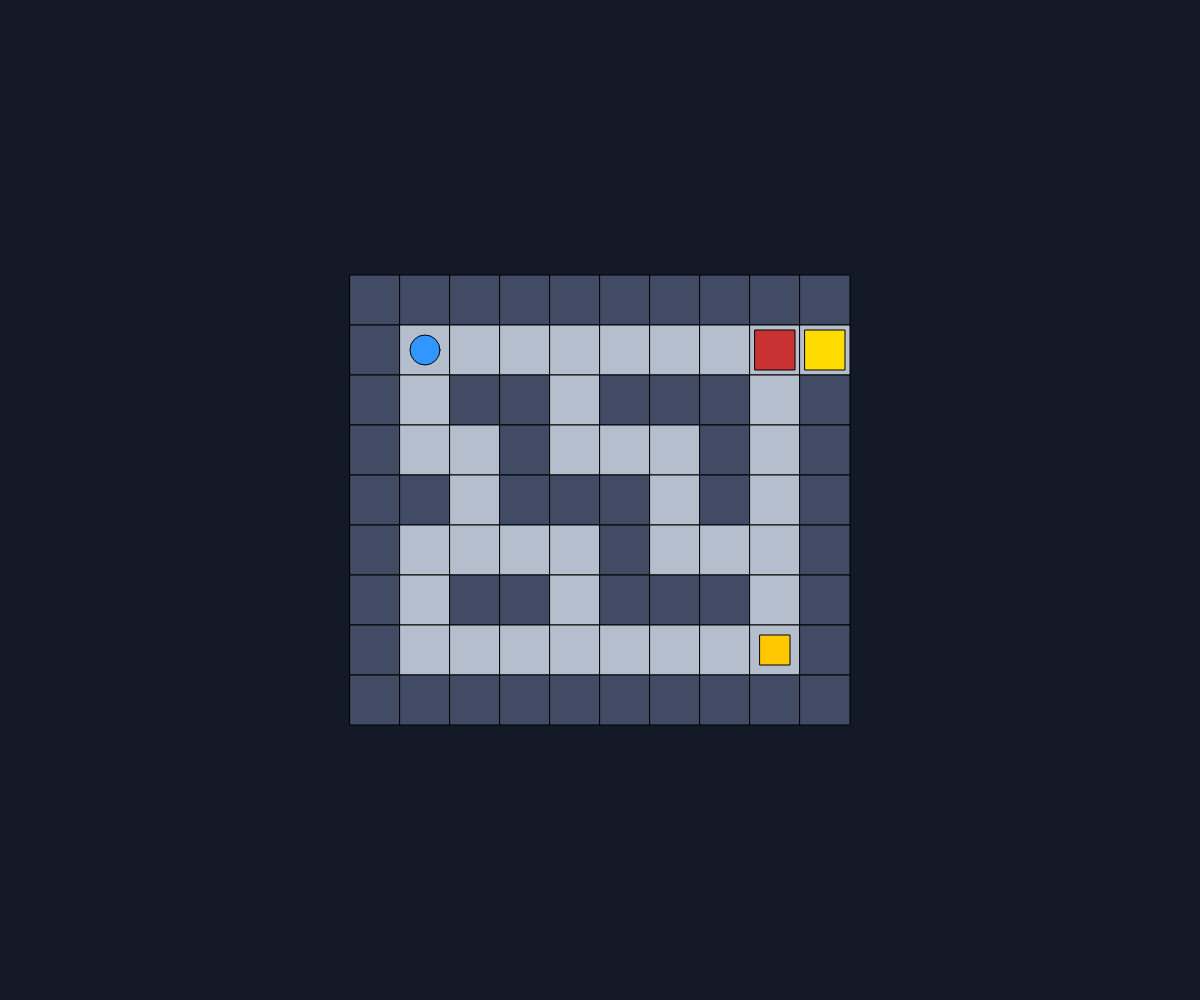
Frame 1 (no input)
Frame 60 (no input): identical to frame 1, image omitted
Frame 120 (the mouse pressed at the canvas centre since frame 60): identical to frame 1, image omitted

The p5.js sketch that drew this single still picture (run headless with seeded random() and noise() and a simulated clock; from frame 60 on, the mouse is pressed at the canvas centre):

// p5.js sketch
// ── sketch.js
// 最終課題を制作しよう
let tileSize = 50;

// 0 = 床、1 = 壁
let meiro = [
  [1,1,1,1,1,1,1,1,1,1],
  [1,0,0,0,0,0,0,0,0,0],
  [1,0,1,1,0,1,1,1,0,1],
  [1,0,0,1,0,0,0,1,0,1],
  [1,1,0,1,1,1,0,1,0,1],
  [1,0,0,0,0,1,0,0,0,1],
  [1,0,1,1,0,1,1,1,0,1],
  [1,0,0,0,0,0,0,0,0,1],
  [1,1,1,1,1,1,1,1,1,1]
];


let switchX = 8;
let switchY = 7;
let switchOn = false;

let doorX = 8;
let doorY = 1;

let goalX = 9;
let goalY = 1;
let gameClear = false;

let playerX = 1;
let playerY = 1;

let cloneX = -1;
let cloneY = -1;
let cloneExists = false;

function setup(){
  createCanvas(windowWidth, windowHeight);
}

function draw(){
  background(20, 25, 40);

  let meiroWidth = meiro[0].length * tileSize;
  let meiroHeight = meiro.length * tileSize;

  let offsetX = (width - meiroWidth) / 2;
  let offsetY = (height - meiroHeight) / 2;

  for(let y = 0; y < meiro.length; y++){
    for(let x = 0; x < meiro[y].length; x++){

      if(meiro[y][x] == 1){
        fill(65, 75, 100);
      }else{
        fill(180, 190, 205);
      }

      rect(
        offsetX + x * tileSize,
        offsetY + y * tileSize,
        tileSize,
        tileSize
      );
    }
  }  

if(switchOn == true){
  fill(0, 255, 100);
}else{
  fill(255, 200, 0);
}
rect(
  offsetX + switchX * tileSize + 10,
  offsetY + switchY * tileSize + 10,
  tileSize - 20,
  tileSize - 20
);

// 扉
if(switchOn == true){
  fill(0, 255, 100);
}else{
  fill(200, 50, 50);
}

rect(
  offsetX + doorX * tileSize + 5,
  offsetY + doorY * tileSize + 5,
  tileSize - 10,
  tileSize - 10
);


fill(255, 220, 0);
rect(
  offsetX + goalX * tileSize + 5,
  offsetY + goalY * tileSize + 5,
  tileSize - 10,
  tileSize - 10
);

if(cloneExists == true){
  fill(100, 220, 255);
  circle(
    offsetX + cloneX * tileSize + tileSize / 2,
    offsetY + cloneY * tileSize + tileSize / 2,
    tileSize * 0.6
  );
}

fill(50, 150, 255);
circle(
  offsetX + playerX * tileSize + tileSize / 2,
  offsetY + playerY * tileSize + tileSize / 2,
  tileSize * 0.6
);

if(cloneExists == true &&
   cloneX == switchX &&
   cloneY == switchY){
  switchOn = true;
}else{
  switchOn = false;
}

if(playerX == goalX && playerY == goalY){
  gameClear = true;
}
// クリア画面
if(gameClear == true){
  fill(255);
  textSize(40);
  textAlign(CENTER, CENTER);
  text("GAME CLEAR!", width / 2, height / 2);
}
}

function windowResized(){
  resizeCanvas(windowWidth, windowHeight);
}

function canMove(x, y){

  // まず扉かどうかを確認
  if(x == doorX && y == doorY){
    return switchOn;
  }

  // 床なら通れる
  if(meiro[y][x] == 0){
    return true;
  }

  // それ以外は通れない
  return false;
}
function keyPressed(){

  if(keyIsDown(UP_ARROW)){
  if(canMove(playerX, playerY - 1)){
    playerY--;
  }
}

if(keyIsDown(DOWN_ARROW)){
  if(canMove(playerX, playerY + 1)){
    playerY++;
  }
}

if(keyIsDown(LEFT_ARROW)){
  if(canMove(playerX - 1, playerY)){
    playerX--;
  }
}

if(keyIsDown(RIGHT_ARROW)){
  if(canMove(playerX + 1, playerY)){
    playerX++;
  }
}
if(keyIsDown(" ") && cloneExists == false){
  cloneX = playerX;
  cloneY = playerY;
  cloneExists = true;
}


}
